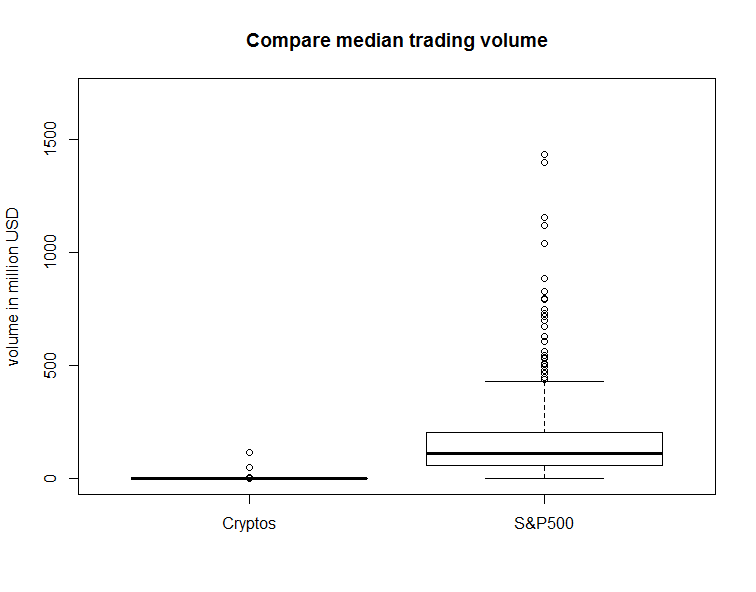

Generate this figure with R:
rm(list = ls(all = TRUE))
# please change your working directory 
# setwd('C:/...')

# install and load packages
libraries = c("xts", "readxl", "dplyr")
lapply(libraries, function(x) if (!(x %in% installed.packages())) {
    install.packages(x)
})
lapply(libraries, library, quietly = TRUE, character.only = TRUE)

spp = read_excel('S&P500comPrice.xlsx', skip = 1, 
    col_types = c('date', rep('numeric', 500)))
spv = read_excel('S&P500comVolume.xlsx', skip = 1, 
    col_types = c('date', rep('numeric', 500)))
load('CryptoData.RData')
xts_spp  = xts(spp[, 2:ncol(spp)], order.by = spp[[1]])
xts_spv  = xts(spv[, 2:ncol(spv)], order.by = spv[[1]])
ret_spp  = diff(log(xts_spp))
xts_spva = xts_spp * xts_spv
xts_cpv  = xts(coins_vol, order.by = as.Date(row.names(coins_vol)))

mean_vol     = list()
mean_vol$cpv = apply(xts_cpv/1e+6, 2, median, na.rm = T)
mean_vol$spv = apply(xts_spva/1e+3, 2, median, na.rm = T) # volume are in 1000
LL           = max(sapply(mean_vol, length))
mean_vol = lapply(mean_vol, function(x) {  
    if (length(x)<LL) x = c(x, rep(NA, times = LL-length(x)))
    return(x) 
})
Reduce(cbind, mean_vol) %>% boxplot(names = c('Cryptos', 'S&P500'), 
    main = 'Compare median trading volume', ylim = c(0, 1700), 
    ylab = 'volume in million USD')
